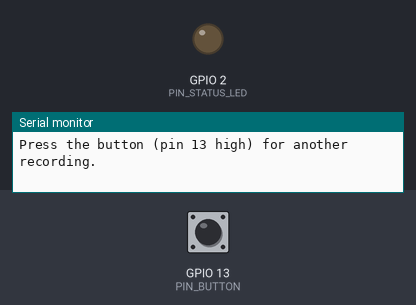
The sketch below on a simulated ESP32. Shown: output pins drawn as LEDs (lit = HIGH), the last lines printed to the serial monitor. The test bench sets the inputs (shaded band); at power-on: GPIO 13 (PIN_BUTTON) LOW. I2S audio is not simulated (input reads silence); storage starts empty.

Above: at 15.8 s.
15.9 s: GPIO 13 (PIN_BUTTON) pulled HIGH for 1.95 s
At 18.5 s:
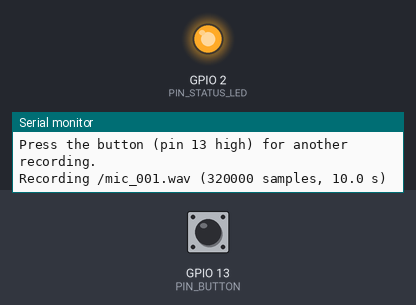
Timing chart, 0 to 20.0 s (numbered marks = the images above; inputs shaded):
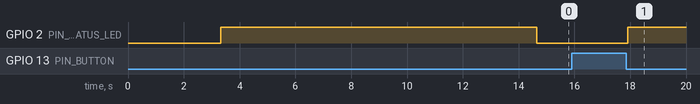

The sketch:

mic_case.ino
```cpp
// HS-3 bench recorder: ESP32 + INMP441 + SD card -> 10 s mono WAV.
// Standalone sketch: no WiFi, no main-firmware sources, no extra libraries.
// Pins match src/esp32_room_sensors/defines.h.
//
// Serial: 115200 baud. A recording starts once after boot and again on each
// button press (pin 13, active high). Files are /mic_000.wav, /mic_001.wav, ...

#include <Arduino.h>
#include <SPI.h>
#include <SD.h>
#include <driver/i2s.h>

// ---- pins (src/esp32_room_sensors/defines.h) ----
static const int PIN_I2S_SCK   = 14;
static const int PIN_I2S_WS    = 15;
static const int PIN_I2S_SD    = 4;
static const int PIN_SD_CS     = 5;
static const int PIN_BUTTON    = 13;  // stream switch: high = pressed
static const int PIN_STATUS_LED = 2;

// ---- recording format ----
static const uint32_t SAMPLE_RATE    = 32000;  // mono, 16-bit PCM output
static const uint32_t RECORD_SECONDS = 10;
static const uint32_t TOTAL_SAMPLES  = SAMPLE_RATE * RECORD_SECONDS;
static const size_t   BLOCK_SAMPLES  = 1024;   // 32-bit slots per I2S read
static const uint16_t WAV_BITS       = 16;
static const uint16_t WAV_CHANNELS   = 1;

static int32_t i2s_buffer[BLOCK_SAMPLES];
static int16_t pcm_buffer[BLOCK_SAMPLES];

static void set_le16(uint8_t *p, uint16_t v) {
  p[0] = (uint8_t)(v & 0xff);
  p[1] = (uint8_t)(v >> 8);
}

static void set_le32(uint8_t *p, uint32_t v) {
  p[0] = (uint8_t)(v & 0xff);
  p[1] = (uint8_t)((v >> 8) & 0xff);
  p[2] = (uint8_t)((v >> 16) & 0xff);
  p[3] = (uint8_t)((v >> 24) & 0xff);
}

static void build_wav_header(uint8_t *h, uint32_t data_bytes) {
  memcpy(h + 0, "RIFF", 4);
  set_le32(h + 4, 36 + data_bytes);
  memcpy(h + 8, "WAVE", 4);
  memcpy(h + 12, "fmt ", 4);
  set_le32(h + 16, 16);                                     // fmt chunk size
  set_le16(h + 20, 1);                                      // PCM
  set_le16(h + 22, WAV_CHANNELS);
  set_le32(h + 24, SAMPLE_RATE);
  set_le32(h + 28, SAMPLE_RATE * WAV_CHANNELS * WAV_BITS / 8);
  set_le16(h + 32, WAV_CHANNELS * WAV_BITS / 8);
  set_le16(h + 34, WAV_BITS);
  memcpy(h + 36, "data", 4);
  set_le32(h + 40, data_bytes);
}

static bool i2s_start() {
  const i2s_config_t config = {
      .mode = (i2s_mode_t)(I2S_MODE_MASTER | I2S_MODE_RX),
      .sample_rate = SAMPLE_RATE,
      .bits_per_sample = I2S_BITS_PER_SAMPLE_32BIT,
      .channel_format = I2S_CHANNEL_FMT_ONLY_RIGHT,  // board ties L/R high; main firmware notes right
      .communication_format =
          (i2s_comm_format_t)(I2S_COMM_FORMAT_I2S | I2S_COMM_FORMAT_I2S_MSB),
      .intr_alloc_flags = ESP_INTR_FLAG_LEVEL1,
      .dma_buf_count = 8,
      .dma_buf_len = 256,
      .use_apll = false};

  if (i2s_driver_install(I2S_NUM_0, &config, 0, NULL) != ESP_OK) {
    return false;
  }

  const i2s_pin_config_t pins = {
      .bck_io_num = PIN_I2S_SCK,
      .ws_io_num = PIN_I2S_WS,
      .data_out_num = -1,
      .data_in_num = PIN_I2S_SD};

  if (i2s_set_pin(I2S_NUM_0, &pins) != ESP_OK) {
    i2s_driver_uninstall(I2S_NUM_0);
    return false;
  }

  i2s_zero_dma_buffer(I2S_NUM_0);
  return true;
}

// First unused /mic_NNN.wav, or -1 when the card is full of recordings.
static int next_file_index() {
  char name[32];
  for (int i = 0; i < 1000; i++) {
    snprintf(name, sizeof(name), "/mic_%03d.wav", i);
    if (!SD.exists(name)) {
      return i;
    }
  }
  return -1;
}

static void led_blink(int count, int on_ms, int off_ms) {
  for (int i = 0; i < count; i++) {
    digitalWrite(PIN_STATUS_LED, HIGH);
    delay(on_ms);
    digitalWrite(PIN_STATUS_LED, LOW);
    delay(off_ms);
  }
}

static void record_file(const char *name) {
  const uint32_t data_bytes =
      TOTAL_SAMPLES * WAV_CHANNELS * (WAV_BITS / 8);
  uint8_t header[44];
  build_wav_header(header, data_bytes);

  File file = SD.open(name, FILE_WRITE);
  if (!file) {
    Serial.printf("ERROR: cannot open %s\n", name);
    return;
  }

  size_t written = file.write(header, sizeof(header));
  if (written != sizeof(header)) {
    Serial.printf("ERROR: header write failed on %s\n", name);
    file.close();
    return;
  }

  Serial.printf("Recording %s (%lu samples, %.1f s)\n", name,
                (unsigned long)TOTAL_SAMPLES, (double)RECORD_SECONDS);
  digitalWrite(PIN_STATUS_LED, HIGH);

  double sum_sq = 0.0;
  int32_t peak = 0;
  uint32_t samples_done = 0;
  uint32_t next_progress = SAMPLE_RATE;  // 1 s

  while (samples_done < TOTAL_SAMPLES) {
    const size_t want = BLOCK_SAMPLES * sizeof(int32_t);
    size_t bytes_read = 0;
    const esp_err_t err =
        i2s_read(I2S_NUM_0, i2s_buffer, want, &bytes_read, portMAX_DELAY);
    if (err != ESP_OK || bytes_read == 0) {
      Serial.printf("ERROR: i2s_read failed (%d)\n", (int)err);
      break;
    }

    size_t frames = bytes_read / sizeof(int32_t);
    if (frames > TOTAL_SAMPLES - samples_done) {
      frames = TOTAL_SAMPLES - samples_done;
    }

    for (size_t i = 0; i < frames; i++) {
      // INMP441: 24-bit data in the high bits of the 32-bit slot.
      int32_t s = i2s_buffer[i] >> 16;
      if (s > 32767) s = 32767;
      if (s < -32768) s = -32768;
      pcm_buffer[i] = (int16_t)s;
      sum_sq += (double)s * (double)s;
      const int32_t mag = s < 0 ? -s : s;
      if (mag > peak) peak = mag;
    }

    const size_t out_bytes = frames * sizeof(int16_t);
    if (file.write((const uint8_t *)pcm_buffer, out_bytes) != out_bytes) {
      Serial.printf("ERROR: SD write failed on %s\n", name);
      break;
    }

    samples_done += frames;
    if (samples_done >= next_progress) {
      Serial.printf("  %lu%%\n",
                    (unsigned long)(samples_done * 100ULL / TOTAL_SAMPLES));
      next_progress += SAMPLE_RATE;
    }
  }

  file.close();
  digitalWrite(PIN_STATUS_LED, LOW);

  if (samples_done == TOTAL_SAMPLES) {
    const double rms = sqrt(sum_sq / (double)TOTAL_SAMPLES);
    const double rms_dbfs =
        rms > 0.0 ? 20.0 * log10(rms / 32768.0) : -120.0;
    const double peak_dbfs =
        peak > 0 ? 20.0 * log10((double)peak / 32768.0) : -120.0;
    Serial.printf("Saved %s: peak %.1f dBFS, RMS %.1f dBFS\n", name, peak_dbfs,
                  rms_dbfs);
  } else {
    Serial.printf("WARNING: %s is incomplete (%lu/%lu samples)\n", name,
                  (unsigned long)samples_done, (unsigned long)TOTAL_SAMPLES);
  }
}

static void record_next() {
  const int index = next_file_index();
  if (index < 0) {
    Serial.println("ERROR: no free /mic_NNN.wav file name");
    return;
  }

  char name[32];
  snprintf(name, sizeof(name), "/mic_%03d.wav", index);
  record_file(name);
}

static bool button_pressed() {
  if (digitalRead(PIN_BUTTON) != HIGH) {
    return false;
  }
  delay(30);  // debounce
  return digitalRead(PIN_BUTTON) == HIGH;
}

static void wait_for_release() {
  while (digitalRead(PIN_BUTTON) == HIGH) {
    delay(10);
  }
  delay(50);
}

void setup() {
  pinMode(PIN_STATUS_LED, OUTPUT);
  digitalWrite(PIN_STATUS_LED, LOW);
  pinMode(PIN_BUTTON, INPUT_PULLDOWN);  // PCB switch pulls pin 13 high

  Serial.begin(115200);
  delay(300);
  Serial.println();
  Serial.println("HS-3 INMP441 case test recorder");
  Serial.printf("Format: %lu Hz, %u-bit mono, %lu s\n",
                (unsigned long)SAMPLE_RATE, WAV_BITS,
                (unsigned long)RECORD_SECONDS);

  if (!i2s_start()) {
    Serial.println("ERROR: I2S init failed");
    while (true) {
      led_blink(1, 100, 900);
    }
  }
  Serial.println("I2S ready (32-bit slots, left channel)");

  if (!SD.begin(PIN_SD_CS)) {
    Serial.println("ERROR: SD init failed - check card (FAT32) and CS pin 5");
    while (true) {
      led_blink(2, 100, 100);
    }
  }
  Serial.println("SD ready");

  Serial.println("First recording starts in 3 s...");
  delay(3000);
  record_next();
  Serial.println("Press the button (pin 13 high) for another recording.");
}

void loop() {
  if (button_pressed()) {
    wait_for_release();
    record_next();
    Serial.println("Press the button (pin 13 high) for another recording.");
  }

  // Idle heartbeat: short blink every 2 s.
  digitalWrite(PIN_STATUS_LED, HIGH);
  delay(20);
  digitalWrite(PIN_STATUS_LED, LOW);
  delay(1980);
}
```
